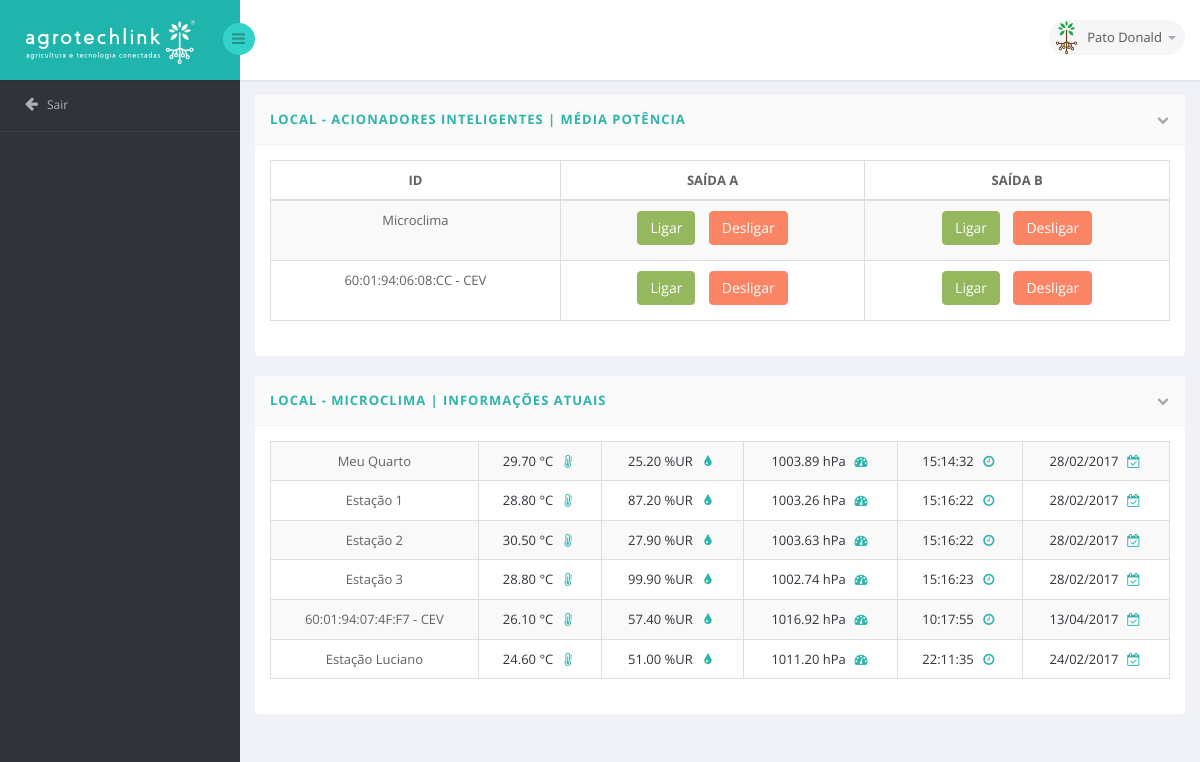
The page /ATL-RPi-SITE/index.php (signed in) on the database its author committed.
### tables this page shows
CREATE TABLE IF NOT EXISTS `usuario` (
`id_usuario` bigint(30) unsigned NOT NULL,
  `cpf_usuario` varchar(20) NOT NULL,
  `nome_usuario` varchar(45) NOT NULL,
  `sobrenome_usuario` varchar(45) NOT NULL,
  `nascimento` date DEFAULT NULL,
  `sexo` enum('M','F') DEFAULT NULL,
  `rua` varchar(45) DEFAULT NULL,
  `numero_rua` int(11) DEFAULT NULL,
  `bairro` varchar(45) DEFAULT NULL,
  `cidade` varchar(50) DEFAULT NULL,
  `estado` varchar(35) DEFAULT NULL,
  `cep` varchar(25) DEFAULT NULL,
  `complemento` varchar(50) DEFAULT NULL,
  `telefone_fixo` varchar(30) DEFAULT NULL,
  `telefone_celular` varchar(30) DEFAULT NULL,
  `email_login` varchar(50) NOT NULL,
  `senha_login` varchar(45) NOT NULL,
  `ultimo_acesso` time DEFAULT NULL,
  `data_cadastro` date DEFAULT NULL,
  `ativo` enum('1','0') DEFAULT '1'
);

CREATE TABLE IF NOT EXISTS `adm_cont_BP2R` (
`id` bigint(20) unsigned NOT NULL,
  `nome` varchar(45) DEFAULT NULL,
  `mac` varchar(45) NOT NULL,
  `cpf` varchar(20) NOT NULL,
  `saidaA` char(5) NOT NULL DEFAULT 'NONE',
  `saidaB` char(5) NOT NULL DEFAULT 'NONE'
);

CREATE TABLE IF NOT EXISTS `adm_clima` (
`id` bigint(20) unsigned NOT NULL,
  `cpf` varchar(20) NOT NULL,
  `mac` varchar(45) NOT NULL,
  `nome` varchar(45) DEFAULT NULL
);

### ATL-RPi-SITE/seguranca.php (called while the page is built, shortened)
<?php
$_SG['conectaServidor'] = true;
$_SG['abreSessao'] = true;
$_SG['validaSempre'] = true;
$_SG['servidor'] = 'localhost';
$_SG['usuario'] = 'agrotech_u_intel';
$_SG['senha'] = 'OlvAgrotechlink1357';
$_SG['banco'] = 'agrotech_intel';
$_SG['paginaLogin'] = 'login.php';
$_SG['tabela'] = 'usuario';

### ATL-RPi-SITE/index.php (the view, shortened to what this page needs)
<?php
require_once("seguranca.php");
function buscaNomeUsuario() {
    global $_SG;
    $usuario = $_SESSION['usuarioLogin'];
    $senha = $_SESSION['usuarioSenha'];
    $sql = "SELECT cpf_usuario, nome_usuario, sobrenome_usuario FROM usuario WHERE email_login = '$usuario' AND senha_login = '$senha' LIMIT 1";
    $query = mysqli_query($_SG['link'], $sql);
    $resultado = mysqli_fetch_assoc($query);
    if (empty($resultado)) {
        return false;
    } else {
        echo $resultado['nome_usuario'];
        echo $resultado['sobrenome_usuario'] ;
    }
}
function buscaMAC() {
    global $_SG;
    $cpf = $_SESSION['CPF'];
    $bsql = "SELECT nome, mac FROM adm_cont_BP2R WHERE cpf='$cpf'";
    $bquery = mysqli_query($_SG['link'], $bsql);
    while ($bresultado = mysqli_fetch_array($bquery)) {
        echo '<tr>
                  <td style="text-align: center">'.$bresultado['nome'].'</td>
                  <td style="text-align: center">
                        <form action="indexPhp.php" method="post">
                              <button style="margin-right: 10px; margin-bottom: 5px" id="'.$bresultado['mac'].'" name="LigaBotaoA" value="'.$bresultado['mac'].'" type="submit" class="btn btn-success">Ligar</button>
                              <button style="margin-bottom: 5px" id="'.$bresultado['mac'].'" name="DesligaBotaoA" value="'.$bresultado['mac'].'" type="submit" class="btn btn-danger">Desligar</button>
                        </form>
                  </td>
                  <td style="text-align: center">
                        <form action="indexPhp.php" method="post">
                               <button style="margin-right: 10px; margin-bottom: 5px" id="'.$bresultado['mac'].'" name="LigaBotaoB" value="'.$bresultado['mac'].'" type="submit"  class="btn btn-success">Ligar</button>
                               <button style="margin-bottom: 5px" id="'.$bresultado['mac'].'" name="DesligaBotaoB" value="'.$bresultado['mac'].'" type="submit" class="btn btn-danger">Desligar</button>
                        </form>
                  </td>
              </tr>';
    }
}
function buscaEstacao() {
    global $_SG;
    $cpf = $_SESSION['CPF'];
    $sql = "SELECT mac, nome FROM adm_clima WHERE cpf='$cpf'";
    $query = mysqli_query($_SG['link'], $sql);
    while ($resultado = mysqli_fetch_array($query)) {
        echo '<tr><td style="text-align: center">'.$resultado['nome'].'</td>';
        $sql2 = "SELECT d_T, d_U, b_P, hora, dia FROM dia_clima WHERE mac='".$resultado['mac']."' ORDER BY id DESC LIMIT 1";
        $query2 = mysqli_query($_SG['link'], $sql2);
        while ($resultado2 = mysqli_fetch_array($query2)) {
            echo '<td style="text-align: center"><a>'.$resultado2['d_T'].' °C &nbsp;</a><i class="fa fa-thermometer-3 fa-fw" aria-hidden="true" style="color: #2eb4ad;"></i></td>
                  <td style="text-align: center"><a>'.$resultado2['d_U'].' %UR &nbsp;</a><i class="fa fa-tint fa-fw" aria-hidden="true" style="color: #2eb4ad;"></i></td>
                  <td style="text-align: center"><a>'.$resultado2['b_P'].' hPa &nbsp;</a><i class="fa fa-tachometer fa-fw" aria-hidden="true" style="color: #2eb4ad;"></i></td>
                  <td style="text-align: center"><a>'.$resultado2['hora'].' &nbsp;</a><i class="fa fa-clock-o fa-fw" aria-hidden="true" style="color: #2eb4ad;"></i></td>
                  <td style="text-align: center"><a>'.date_format( date_create($resultado2['dia']), 'd/m/Y' ).' &nbsp;</a><i class="fa fa-calendar-check-o fa-fw" aria-hidden="true" style="color: #2eb4ad;"></i></td>
                  </tr>';
        }
    }
}
?>
<!DOCTYPE html>
<html lang="pt-br">
<head>
    <link href="bs3/css/bootstrap.min.css" rel="stylesheet">
    <link href="css/bootstrap-reset.css" rel="stylesheet">
    <link href="font-awesome/css/font-awesome.css" rel="stylesheet" />
    <link rel="stylesheet" href="css/bootstrap-switch.css" />
    <link rel="stylesheet" type="text/css" href="js/bootstrap-fileupload/bootstrap-fileupload.css" />
    <link rel="stylesheet" type="text/css" href="js/bootstrap-wysihtml5/bootstrap-wysihtml5.css" />
    <link rel="stylesheet" type="text/css" href="js/bootstrap-datepicker/css/datepicker.css" />
    <link rel="stylesheet" type="text/css" href="js/bootstrap-colorpicker/css/colorpicker.css" />
    <link rel="stylesheet" type="text/css" href="js/bootstrap-daterangepicker/daterangepicker-bs3.css" />
    <link rel="stylesheet" type="text/css" href="js/bootstrap-datetimepicker/css/datetimepicker.css" />
    <link rel="stylesheet" type="text/css" href="js/jquery-multi-select/css/multi-select.css" />
    <link rel="stylesheet" type="text/css" href="js/jquery-tags-input/jquery.tagsinput.css" />
    <link rel="stylesheet" type="text/css" href="js/select2/select2.css" />
    <link href="css/style.css" rel="stylesheet">
    <link href="css/style-responsive.css" rel="stylesheet" />
</head>
<body id="paginaInicial">
<section id="container" >
    <header class="header fixed-top clearfix">
        <div class="brand">
            <a href="index.php" class="logo">
                <img src="images/logoindex.png" alt="">
            </a>
            <div class="sidebar-toggle-box">
                <div class="fa fa-bars"></div>
            </div>
        </div>
        <div class="top-nav clearfix">
            <ul class="nav pull-right top-menu">
                <li class="dropdown">
                    <a data-toggle="dropdown" class="dropdown-toggle" href="">
                        <img alt="" src="images/iconeLogo.ico">
                        <span id="nomeUsuario" class="username"><?php buscaNomeUsuario(); ?></span>
                        <b class="caret"></b>
                    </a>
                </li>
        </div>
    </header>
    <aside>
        <div id="sidebar" class="nav-collapse">
            <div class="leftside-navigation">
                <ul class="sidebar-menu" id="nav-accordion">
                    <li>
                        <a href="login.php">
                            <i class="fa fa-arrow-left"></i>
                            <span>Sair</span>
                        </a>
                    </li>
                </ul></div>
        </div>
    </aside>
</section>
<section id="main-content">
    <section class="wrapper">
        <div class="row">
            <div class="col-sm-12">
                <section class="panel">
                    <header STYLE="color: #2eb4ad; letter-spacing: 1px" class="panel-heading">
                        <b>LOCAL - ACIONADORES INTELIGENTES | MÉDIA POTÊNCIA</b>
                        <span class="tools pull-right">
                            <a href="javascript:;" class="fa fa-chevron-down"></a>
                         </span>
                    </header>
                    <div class="panel-body">
                        <div class="adv-table">
                            <table class="table table-condensed table-responsive table-striped table-hover table-bordered">
                                <thead>
                                <tr>
                                    <th style="text-align: center">ID</th>
                                    <th style="text-align: center">SAÍDA A</th>
                                    <th style="text-align: center">SAÍDA B</th>
                                </tr>
                                </thead>
                                <tbody>
                                <?php buscaMAC() ?>
                            </table>
                        </div>
                    </div>
                </section>
            </div>
        </div>
        <div class="row">
            <div class="col-sm-12">
                <section class="panel">
                    <header style="color: #2eb4ad; letter-spacing: 1px" class="panel-heading">
                        <b>LOCAL - MICROCLIMA | INFORMAÇÕES ATUAIS</b>
                        <span class="tools pull-right">
                            <a href="javascript:;" class="fa fa-chevron-down"></a>
                         </span>
                    </header>
                    <div class="panel-body">
                        <div class="adv-table">
                            <table class="table table-condensed table-responsive table-striped table-hover table-bordered">
                                <tbody id="estacaoClima">
                                <?php buscaEstacao(); ?>
                                </tbody>
                            </table>
                        </div>
                    </div>
                </section>
            </div>
        </div>
    </section>
</section>
</body>
</html>

### rows shown on the page
usuario: nome_usuario "Pato", sobrenome_usuario "Donald"
adm_cont_bp2r: nome "Microclima"
adm_cont_bp2r: nome "60:01:94:06:08:CC - CEV"
adm_clima: nome "Meu Quarto", d_T "29.70", d_U "25.20", b_P "1003.89", hora "15:14:32", dia "28/02/2017"
adm_clima: nome "Estação 1", d_T "28.80", d_U "87.20", b_P "1003.26", hora "15:16:22", dia "28/02/2017"
adm_clima: nome "Estação 2", d_T "30.50", d_U "27.90", b_P "1003.63", hora "15:16:22", dia "28/02/2017"
adm_clima: nome "Estação 3", d_T "28.80", d_U "99.90", b_P "1002.74", hora "15:16:23", dia "28/02/2017"
adm_clima: nome "60:01:94:07:4F:F7 - CEV", d_T "26.10", d_U "57.40", b_P "1016.92", hora "10:17:55", dia "13/04/2017"
adm_clima: nome "Estação Luciano", d_T "24.60", d_U "51.00", b_P "1011.20", hora "22:11:35", dia "24/02/2017"
